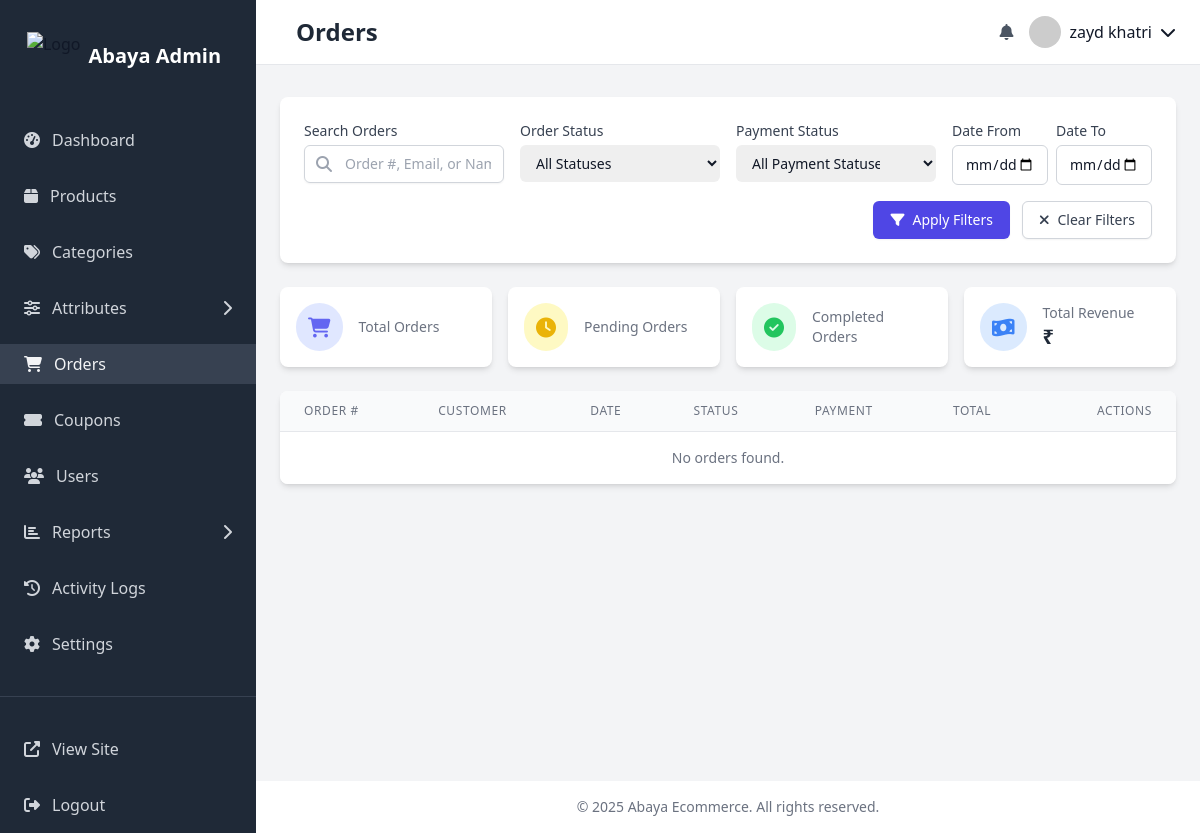
Page /dashboard/orders/ (signed in) on the earlier database version.
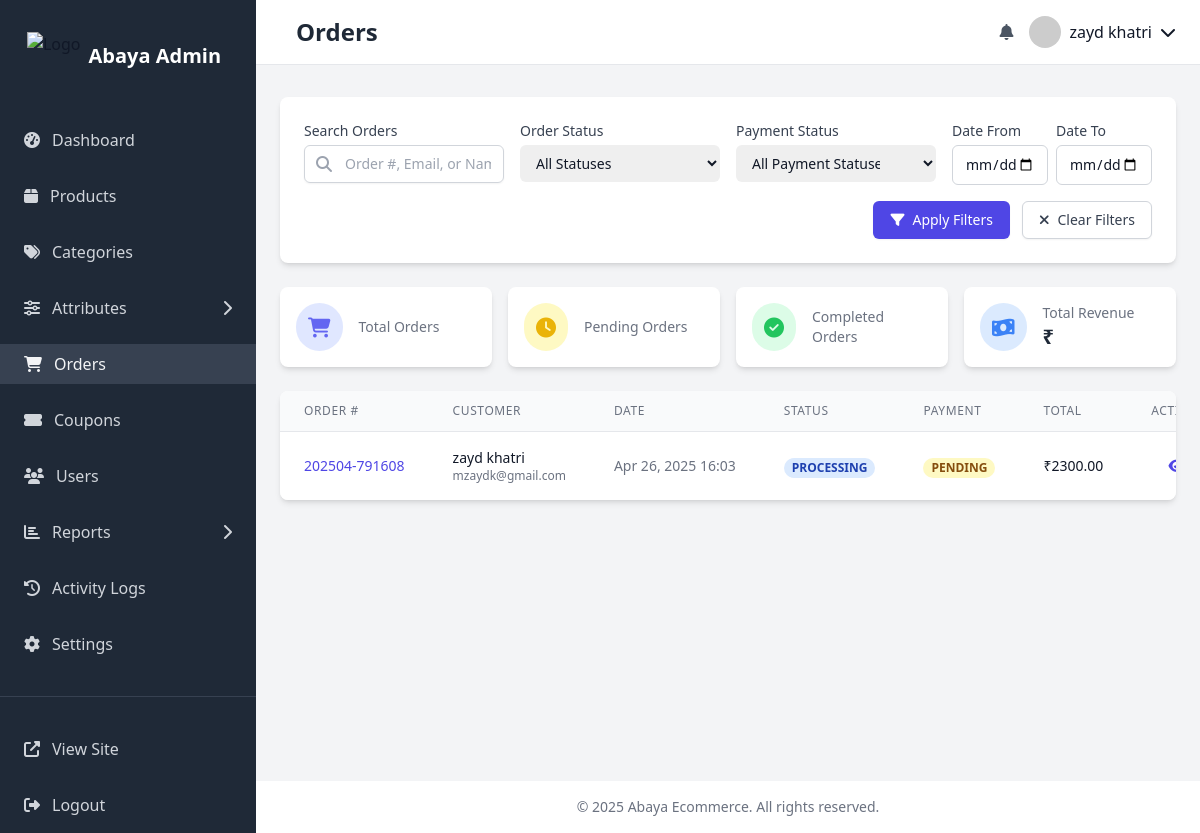
Same page on the later database version.
### orders/models.py (models this page shows, shortened)
class Order(models.Model):
    ORDER_STATUS_CHOICES = (
        ('PENDING', 'Pending'),
        ('PROCESSING', 'Processing'),
        ('SHIPPED', 'Shipped'),
        ('DELIVERED', 'Delivered'),
        ('CANCELLED', 'Cancelled'),
        ('REFUNDED', 'Refunded'),
        ('ON_HOLD', 'On Hold'),
        ('COMPLETED', 'Completed'),
    )
    PAYMENT_STATUS_CHOICES = (
        ('PENDING', 'Pending'),
        ('PAID', 'Paid'),
        ('FAILED', 'Failed'),
        ('REFUNDED', 'Refunded'),
        ('PARTIALLY_REFUNDED', 'Partially Refunded'),
    )
    id = models.UUIDField(primary_key=True, default=uuid.uuid4, editable=False)
    user = models.ForeignKey(User, on_delete=models.CASCADE, related_name='orders')
    order_number = models.CharField(max_length=50, unique=True)
    currency = models.ForeignKey(Currency, on_delete=models.PROTECT)
    shipping_address = models.ForeignKey('users.Address', on_delete=models.PROTECT, related_name='shipping_orders')
    billing_address = models.ForeignKey('users.Address', on_delete=models.PROTECT, related_name='billing_orders')
    subtotal = models.DecimalField(max_digits=10, decimal_places=2)
    shipping_amount = models.DecimalField(max_digits=10, decimal_places=2)
    tax_amount = models.DecimalField(max_digits=10, decimal_places=2)
    discount_amount = models.DecimalField(max_digits=10, decimal_places=2, default=0)
    total = models.DecimalField(max_digits=10, decimal_places=2)
    coupon = models.ForeignKey('Coupon', on_delete=models.SET_NULL, blank=True, null=True)
    notes = models.TextField(blank=True, null=True)
    status = models.CharField(max_length=20, choices=ORDER_STATUS_CHOICES, default='PENDING')
    payment_status = models.CharField(max_length=20, choices=PAYMENT_STATUS_CHOICES, default='PENDING')
    created_at = models.DateTimeField(auto_now_add=True)
    updated_at = models.DateTimeField(auto_now=True)
    class Meta:
        verbose_name = 'Order'
        verbose_name_plural = 'Orders'
        ordering = ['-created_at']

### users/models.py (models this page shows, shortened)
class User(AbstractBaseUser, PermissionsMixin):
    ROLE_CHOICES = (
        ('ADMIN', 'Admin'),
        ('STAFF', 'Staff'),
        ('CUSTOMER', 'Customer'),
    )
    id = models.UUIDField(primary_key=True, default=uuid.uuid4, editable=False)
    email = models.EmailField(_('email address'), unique=True)
    name = models.CharField(_('full name'), max_length=150)
    phone = models.CharField(_('phone number'), max_length=15, blank=True, null=True)
    role = models.CharField(_('role'), max_length=15, choices=ROLE_CHOICES, default='CUSTOMER')
    is_active = models.BooleanField(default=True)
    is_staff = models.BooleanField(default=False)
    is_email_verified = models.BooleanField(default=False)
    email_verification_token = models.CharField(max_length=100, blank=True, null=True)
    email_verification_expiry = models.DateTimeField(blank=True, null=True)
    password_reset_token = models.CharField(max_length=100, blank=True, null=True)
    password_reset_expiry = models.DateTimeField(blank=True, null=True)
    login_attempts = models.IntegerField(default=0)
    last_login_attempt = models.DateTimeField(blank=True, null=True)
    last_login = models.DateTimeField(blank=True, null=True)
    created_at = models.DateTimeField(auto_now_add=True)
    updated_at = models.DateTimeField(auto_now=True)
    objects = UserManager()
    USERNAME_FIELD = 'email'
    REQUIRED_FIELDS = ['name']
    class Meta:
        verbose_name = _('user')
        verbose_name_plural = _('users')

### dashboard/views/order_views.py (the view)
# urls.py: path('orders/', views.order_list, name='order_list'),
@staff_member_required
def order_list(request):
    filter_form = OrderFilterForm(request.GET)
    orders = Order.objects.all().order_by('-created_at')
    if filter_form.is_valid():
        search = filter_form.cleaned_data.get('search')
        if search:
            orders = orders.filter(
                Q(order_number__icontains=search) |
                Q(user__email__icontains=search) |
                Q(user__name__icontains=search)
            )
        status = filter_form.cleaned_data.get('status')
        if status:
            orders = orders.filter(status=status)
        payment_status = filter_form.cleaned_data.get('payment_status')
        if payment_status:
            orders = orders.filter(payment_status=payment_status)
        date_from = filter_form.cleaned_data.get('date_from')
        if date_from:
            orders = orders.filter(created_at__date__gte=date_from)
        date_to = filter_form.cleaned_data.get('date_to')
        if date_to:
            orders = orders.filter(created_at__date__lte=date_to)
    orders = paginate_queryset(request, orders, 20)
    return render(request, 'dashboard/orders/list.html', {
        'orders': orders,
        'filter_form': filter_form,
    })

### dashboard/forms.py
class OrderFilterForm(forms.Form):
    search = forms.CharField(
        required=False,
        widget=forms.TextInput(attrs={'class': 'form-control', 'placeholder': 'Search by order number or email'})
    )
    status = forms.ChoiceField(
        required=False,
        choices=[('', 'All Statuses')] + list(Order.ORDER_STATUS_CHOICES),
        widget=forms.Select(attrs={'class': 'form-control'})
    )
    payment_status = forms.ChoiceField(
        required=False,
        choices=[('', 'All Payment Statuses')] + list(Order.PAYMENT_STATUS_CHOICES),
        widget=forms.Select(attrs={'class': 'form-control'})
    )
    date_from = forms.DateField(
        required=False,
        widget=forms.DateInput(attrs={'class': 'form-control', 'type': 'date'})
    )
    date_to = forms.DateField(
        required=False,
        widget=forms.DateInput(attrs={'class': 'form-control', 'type': 'date'})
    )

### carts/models.py (called while the page is built)
    def get_total_price(self):
        return sum(item.get_total_price() for item in self.items.all())

    def get_item_count(self):
        return sum(item.quantity for item in self.items.all())

    def get_total_price(self):
        return self.product.get_active_price() * self.quantity

### templates/dashboard/orders/list.html (shortened to what the changed rows need)
{% extends 'dashboard/base.html' %}
{% load static %}
{% block page_title %}Orders{% endblock %}
{% block content %}
<div class="bg-white rounded-lg shadow-md overflow-hidden">
    <div class="overflow-x-auto">
        <table class="min-w-full divide-y divide-gray-200">
            <thead class="bg-gray-50">
                <tr>
                    <th scope="col" class="px-6 py-3 text-left text-xs font-medium text-gray-500 uppercase tracking-wider">Order #</th>
                    <th scope="col" class="px-6 py-3 text-left text-xs font-medium text-gray-500 uppercase tracking-wider">Customer</th>
                    <th scope="col" class="px-6 py-3 text-left text-xs font-medium text-gray-500 uppercase tracking-wider">Date</th>
                    <th scope="col" class="px-6 py-3 text-left text-xs font-medium text-gray-500 uppercase tracking-wider">Status</th>
                    <th scope="col" class="px-6 py-3 text-left text-xs font-medium text-gray-500 uppercase tracking-wider">Payment</th>
                    <th scope="col" class="px-6 py-3 text-left text-xs font-medium text-gray-500 uppercase tracking-wider">Total</th>
                    <th scope="col" class="px-6 py-3 text-right text-xs font-medium text-gray-500 uppercase tracking-wider">Actions</th>
                </tr>
            </thead>
            <tbody class="bg-white divide-y divide-gray-200">
                {% for order in orders %}
                <tr class="hover:bg-gray-50">
                    <td class="px-6 py-4 whitespace-nowrap">
                        <div class="text-sm font-medium text-indigo-600">
                            <a href="{% url 'dashboard:order_detail' order_number=order.order_number %}" class="hover:underline">
                                {{ order.order_number }}
                            </a>
                        </div>
                    </td>
                    <td class="px-6 py-4 whitespace-nowrap">
                        <div class="text-sm font-medium text-gray-900">{{ order.user.name|default:"-" }}</div>
                        <div class="text-xs text-gray-500">{{ order.user.email }}</div>
                    </td>
                    <td class="px-6 py-4 whitespace-nowrap text-sm text-gray-500">
                        {{ order.created_at|date:"M d, Y H:i" }}
                    </td>
                    <td class="px-6 py-4 whitespace-nowrap">
                        {% if order.status == 'PENDING' %}
                            <span class="px-2 inline-flex text-xs leading-5 font-semibold rounded-full bg-yellow-100 text-yellow-800">
                                {{ order.status }}
                            </span>
                        {% elif order.status == 'PROCESSING' %}
                            <span class="px-2 inline-flex text-xs leading-5 font-semibold rounded-full bg-blue-100 text-blue-800">
                                {{ order.status }}
                            </span>
                        {% elif order.status == 'SHIPPED' %}
                            <span class="px-2 inline-flex text-xs leading-5 font-semibold rounded-full bg-purple-100 text-purple-800">
                                {{ order.status }}
                            </span>
                        {% elif order.status == 'DELIVERED' or order.status == 'COMPLETED' %}
                            <span class="px-2 inline-flex text-xs leading-5 font-semibold rounded-full bg-green-100 text-green-800">
                                {{ order.status }}
                            </span>
                        {% elif order.status == 'CANCELLED' %}
                            <span class="px-2 inline-flex text-xs leading-5 font-semibold rounded-full bg-red-100 text-red-800">
                                {{ order.status }}
                            </span>
                        {% elif order.status == 'REFUNDED' %}
                            <span class="px-2 inline-flex text-xs leading-5 font-semibold rounded-full bg-red-100 text-red-800">
                                {{ order.status }}
                            </span>
                        {% else %}
                            <span class="px-2 inline-flex text-xs leading-5 font-semibold rounded-full bg-gray-100 text-gray-800">
                                {{ order.status }}
                            </span>
                        {% endif %}
                    </td>
                    <td class="px-6 py-4 whitespace-nowrap">
                        {% if order.payment_status == 'PAID' %}
                            <span class="px-2 inline-flex text-xs leading-5 font-semibold rounded-full bg-green-100 text-green-800">
                                {{ order.payment_status }}
                            </span>
                        {% elif order.payment_status == 'PENDING' %}
                            <span class="px-2 inline-flex text-xs leading-5 font-semibold rounded-full bg-yellow-100 text-yellow-800">
                                {{ order.payment_status }}
                            </span>
                        {% elif order.payment_status == 'FAILED' %}
                            <span class="px-2 inline-flex text-xs leading-5 font-semibold rounded-full bg-red-100 text-red-800">
                                {{ order.payment_status }}
                            </span>
                        {% elif order.payment_status == 'REFUNDED' %}
                            <span class="px-2 inline-flex text-xs leading-5 font-semibold rounded-full bg-purple-100 text-purple-800">
                                {{ order.payment_status }}
                            </span>
                        {% else %}
                            <span class="px-2 inline-flex text-xs leading-5 font-semibold rounded-full bg-gray-100 text-gray-800">
                                {{ order.payment_status }}
                            </span>
                        {% endif %}
                    </td>
                    <td class="px-6 py-4 whitespace-nowrap text-sm text-gray-900">
                        ₹{{ order.total|floatformat:2 }}
                    </td>
                    <td class="px-6 py-4 whitespace-nowrap text-right text-sm font-medium">
                        <div class="flex justify-end space-x-2">
                            <a href="{% url 'dashboard:order_detail' order_number=order.order_number %}" class="text-indigo-600 hover:text-indigo-900" title="View">
                                <i class="fa-solid fa-eye"></i>
                            </a>
                        </div>
                    </td>
                </tr>
                {% empty %}
                <tr>
                    <td colspan="7" class="px-6 py-4 text-center text-sm text-gray-500">
                        No orders found.
                    </td>
                </tr>
                {% endfor %}
            </tbody>
        </table>
    </div>
</div>
{% endblock %}

Differences in the rows shown:
added Order: order_number "202504-791608", user.name "zayd khatri", user.email "mzaydk@gmail.com", created_at "Apr 26, 2025 16:03", status "PROCESSING", payment_status "PENDING", total "2300.00"
Other differences:
text no longer shown: "No orders found."
